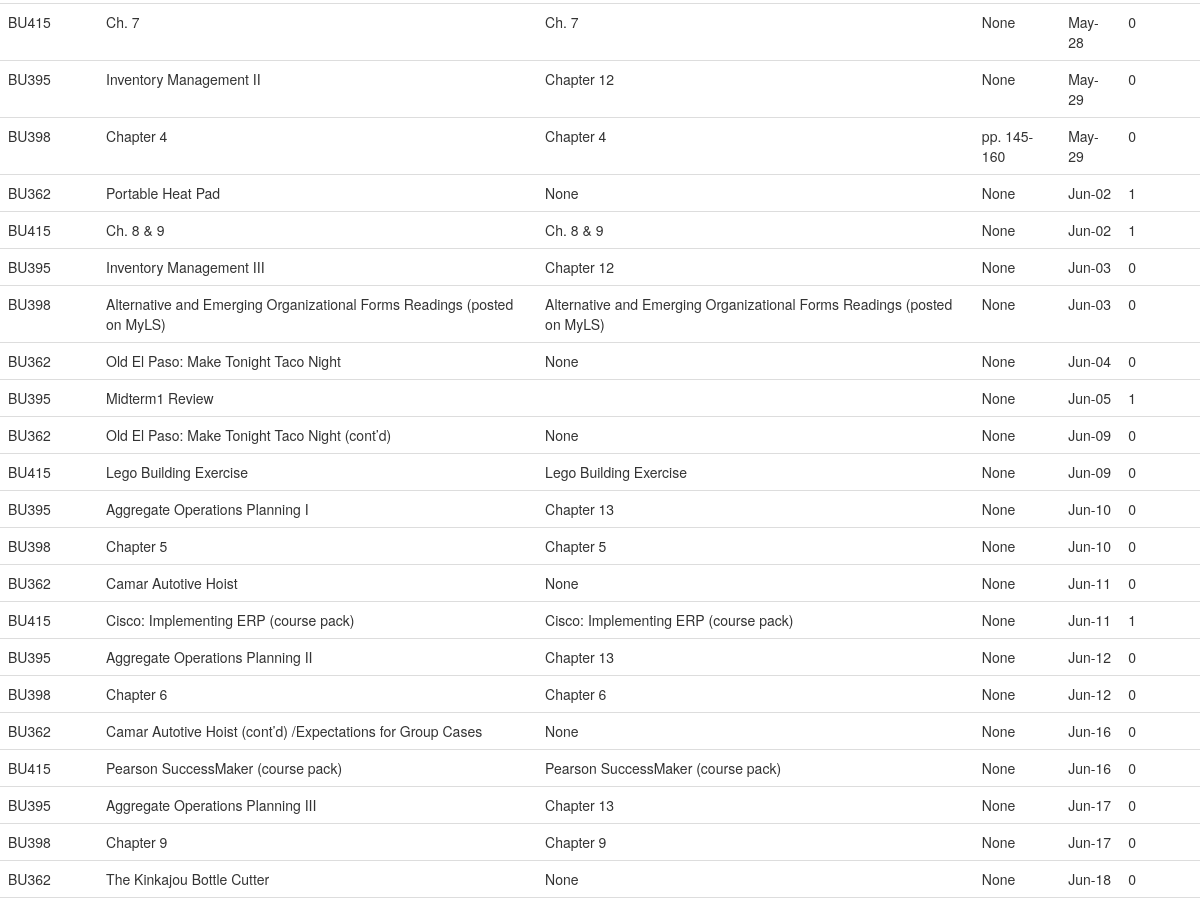
The app's page /Readings (middle part), older data.
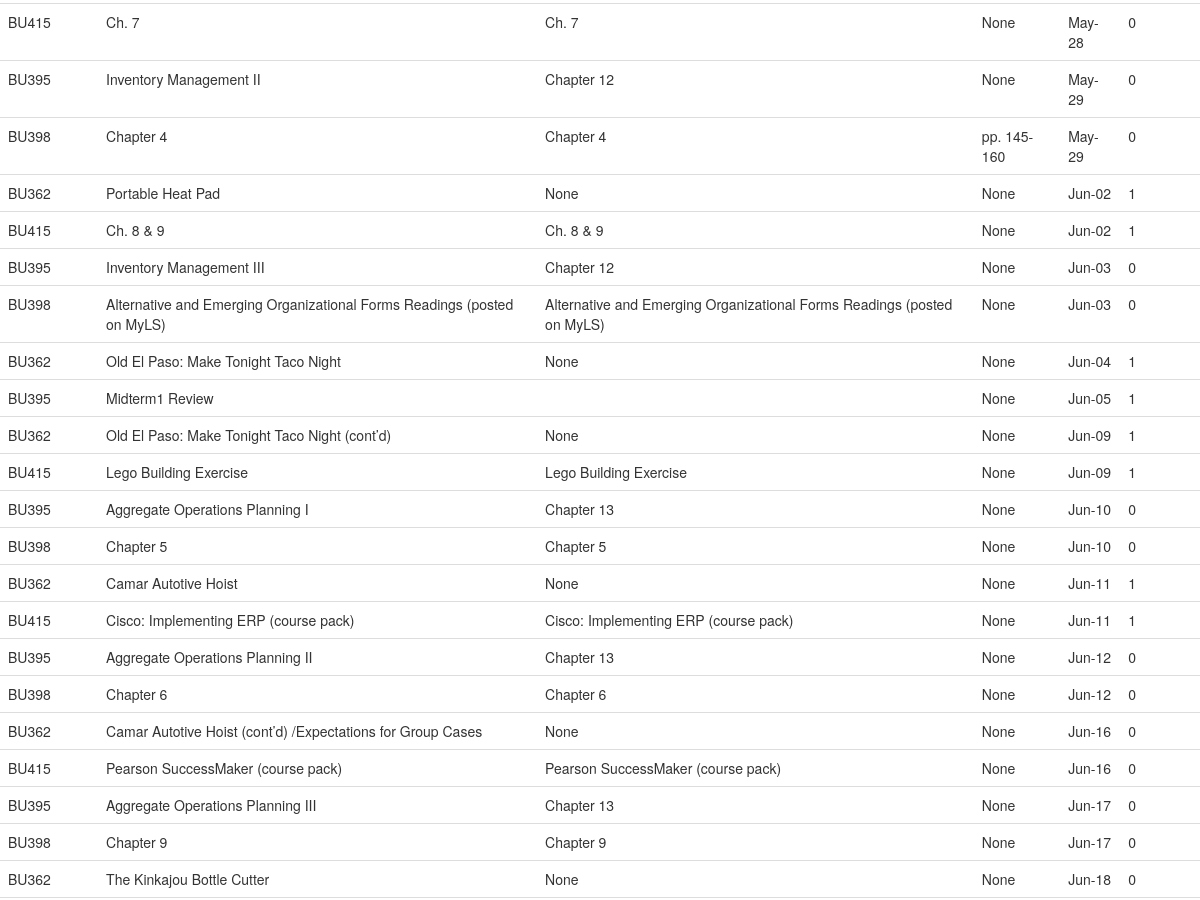
The same page, newer data.
### tables this page shows
CREATE TABLE Readings
            (course_code text, name text, chapter int, date text, pages text, complete bool);

### index.py (the view)
@app.route('/Readings')
def show_readings():
    db = get_db()
    sql = '''SELECT * FROM {0} ORDER BY date'''.format("Readings")
    cur = db.execute(sql)
    entries = cur.fetchall()
    return render_template('show_readings.html',entries=entries)

### index.py (called while the page is built)
def get_db():
    top = _app_ctx_stack.top
    if not hasattr(top, 'sqlite_db'):
        sqlite_db = sqlite3.connect(app.config['DATABASE'])
        sqlite_db.row_factory = sqlite3.Row
        top.sqlite_db = sqlite_db
    return top.sqlite_db

@app.teardown_appcontext
def close_db_connection(exception):
    top = _app_ctx_stack.top
    if hasattr(top, 'sqlite_db'):
        top.sqlite_db.close()

def format_datetime(value,format='%b-%d'):
    list_date = value.split('-')
    strdate = date(int(list_date[0]),int(list_date[1]),int(list_date[2]))
    return strdate.strftime(format)

### templates/show_readings.html (shortened to what this page needs)
{% extends "individual_reading.html" %}
{% block body %}
        <div class="row">
            <div class="col-md-12">
                 <table class="table" id="homework">
                    <tbody>
                     {% for entry in entries %}
                    <tr>
                        <td>{{ entry.course_code }}</td>
                        <td>{{ entry.name }}</td>
                        <td>{{ entry.chapter }}</td>
                        <td>{{ entry.pages }}</td>
                        <td>{{ entry.date|datetimeformat }}</td>
                        <td>{{ entry.complete }}</td>
                    </tr>
                    {% else %}
                    <tr><td><em>Unbelievable.  No entries here so far</em></td></tr>
                    {% endfor %}
                    </tbody>
                 </table>
        </div>
    </div>
{% endblock %}

Row changes from the older to the newer data that the page shows:
changed Readings "Old El Paso: Make Tonight Taco Night": complete "0" → "1"
changed Readings "Old El Paso: Make Tonight Taco Night (cont’d)": complete "0" → "1"
changed Readings "Lego Building Exercise": complete "0" → "1"
changed Readings "Camar Autotive Hoist": complete "0" → "1"
